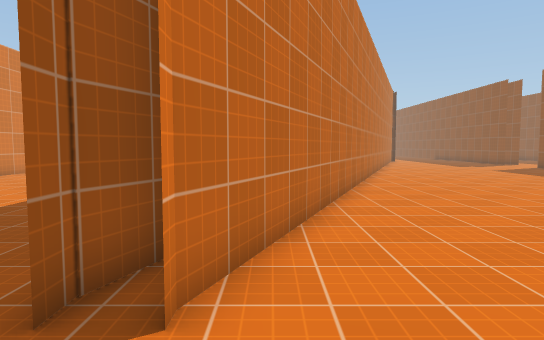
View 1 (above)

24 first-person views from a walk through a scene from a Unity 3-D project. The camera is 1.4 m above the floor, tilts 4° down and sees 75° across. The floor is counted in squares, 1 m on a side. Each view is taken from the middle of a square. On the plan, view 1 faces up. The plan holds only what a view shows up to about 15 squares ahead; the rest is blank. The place goes on beyond the plan. The player character is not drawn. Surface patterns are stand-ins for the level's own textures.

View 2
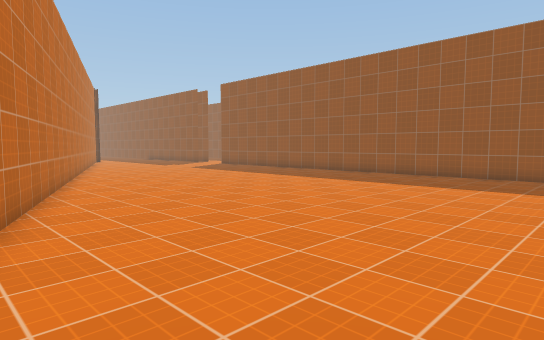

View 3
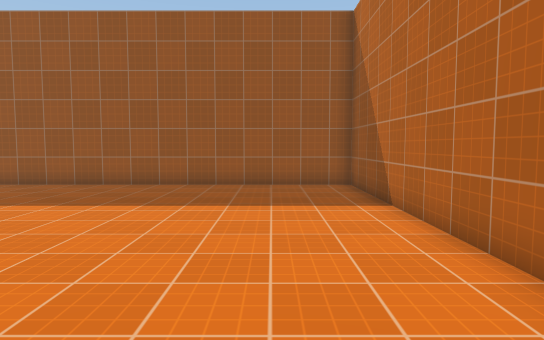

View 4
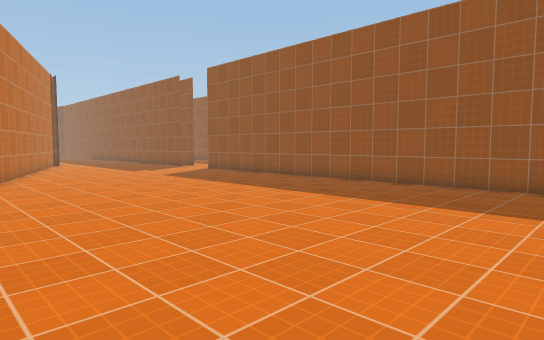

View 5
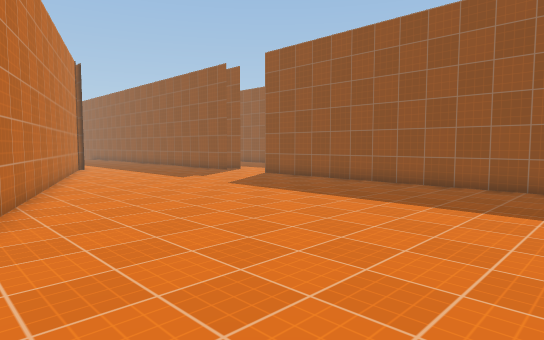

View 6
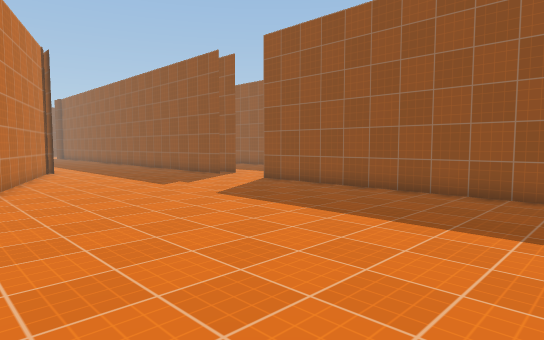

View 7
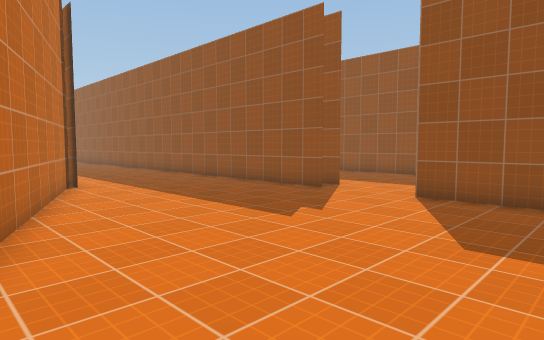

View 8
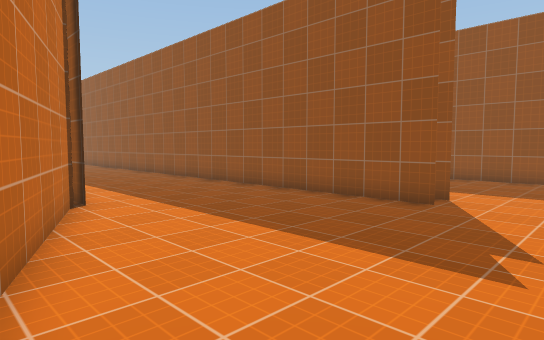

View 9
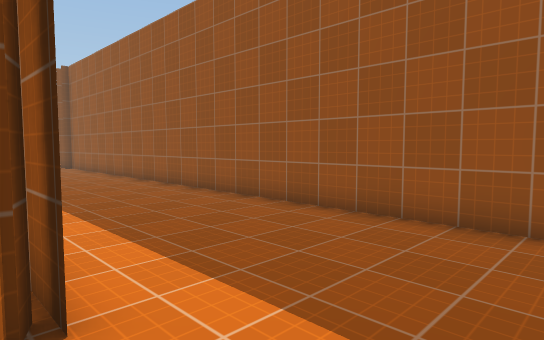

View 10
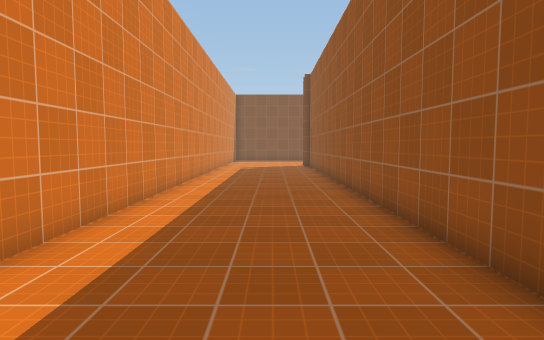

View 11
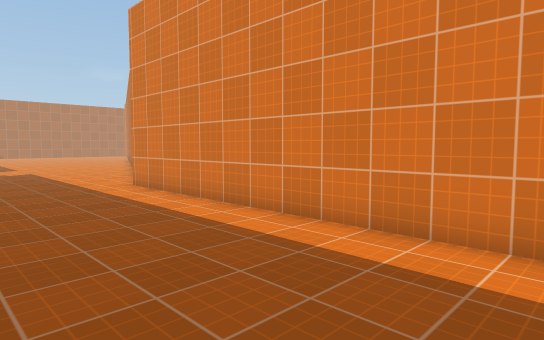

View 12
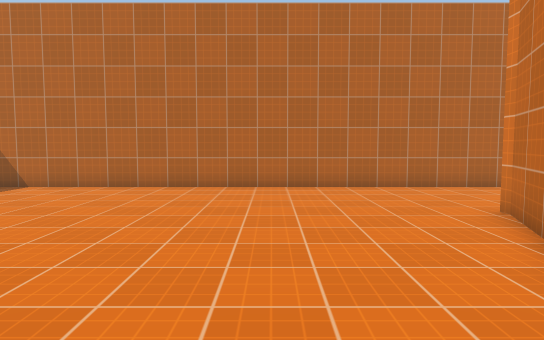

View 13
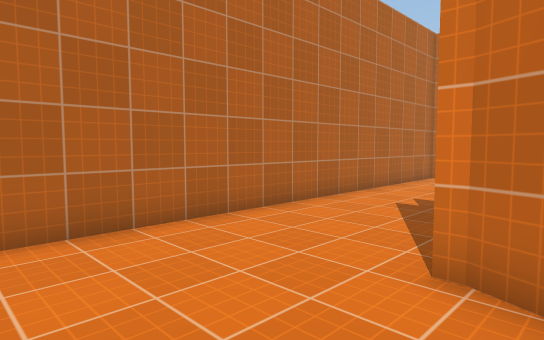

View 14
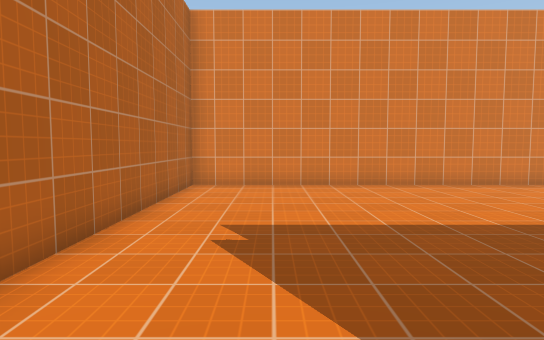

View 15
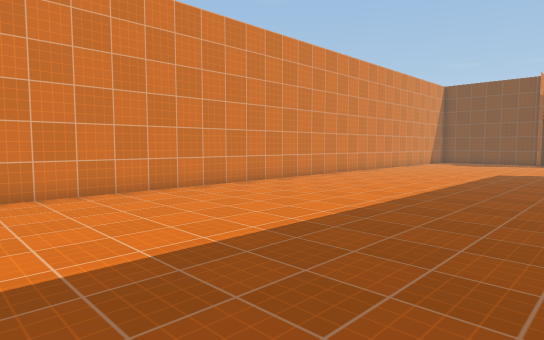

View 16
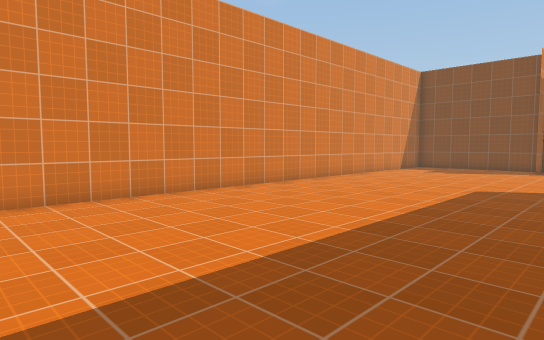

View 17
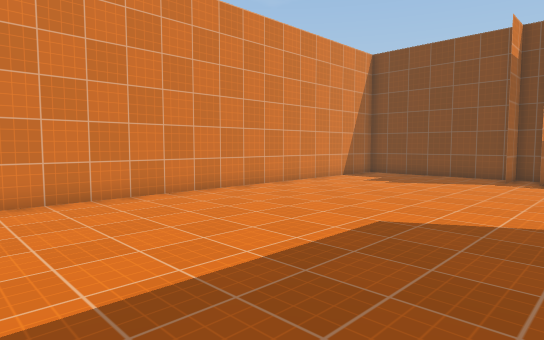

View 18
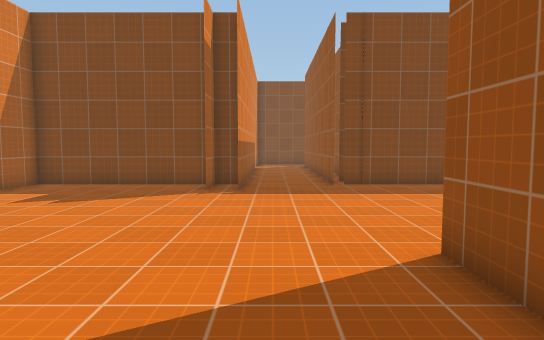

View 19
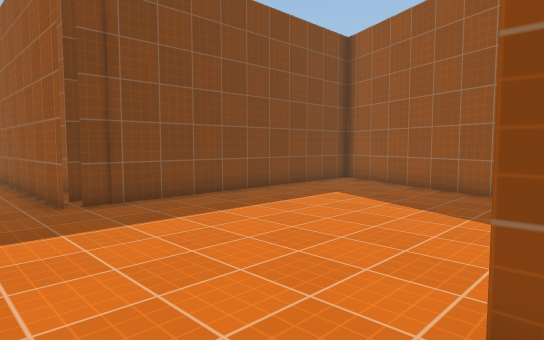

View 20
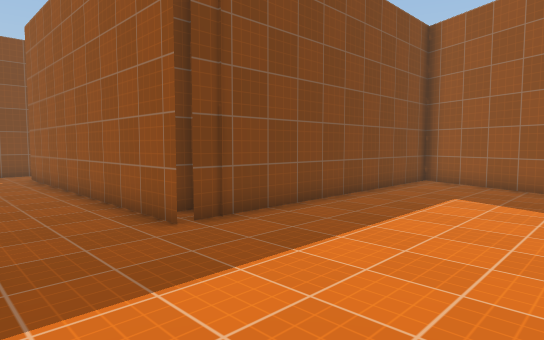

View 21
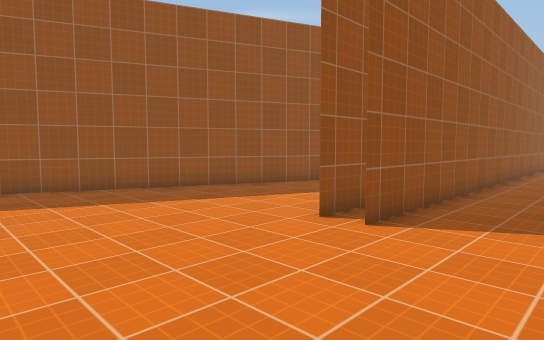

View 22
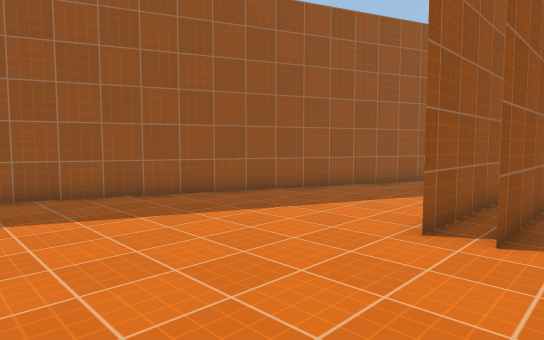

View 23
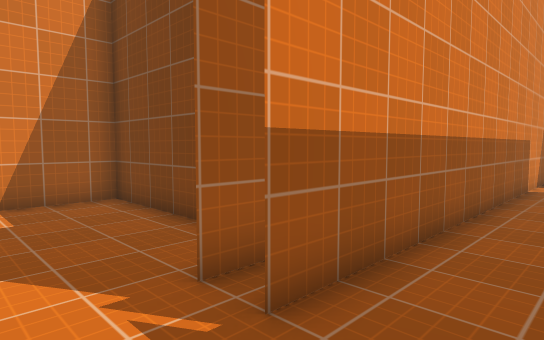

View 24
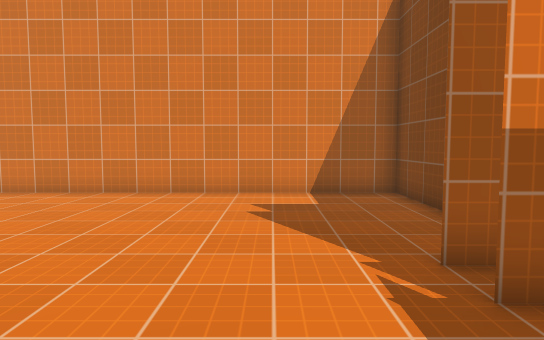

### Floor plan
Points are (right, up) in squares from view 1. A wall is a line through its corners. A room is listed if a view was taken in it or the views show most of it. See-through windows are left out.
Room 1 (views 1, 2, 3, 4, 5, 6, 7, 8, 9, 10, 11, 12, 13, 14, 15, 16, 17, 18, 19, 20, 21, 22, 23, 24)
walls: (2.5, 14) (9.2, 30.6) (-1.5, 30.6); (-1.8, 9.9) (-1.8, 22.6); (-1.3, 4.3) (-1.8, 3.1) (-1.8, 2.5); (-1.8, 30.5) (-1.8, 41.9); (-0.7, 31.6) (-1.5, 31.6); (16.5, 25) (16.5, 43.1); (-5.1, 30.6) (-12.4, 30.6) (-12.4, -1.8) (16.5, -1.8) (16.5, 22); (10.6, 31.3) (-0.8, 2.9) (-0.8, 2.5); (-5, 42.8) (-5, 28.9); (10.7, 43.1) (10.7, 30.8)

Where each view was taken, in squares from view 1:
view 1: 0 up, 0 right, facing up
view 2: 0 up, 0 right, facing up-right
view 3: 1 up, 4 right, facing right
view 4: 4 up, 4 right, facing up-right
view 5: 9 up, 4 right, facing up-right
view 6: 11 up, 6 right, facing up-right
view 7: 18 up, 7 right, facing up-right
view 8: 22 up, 8 right, facing up-right
view 9: 28 up, 10 right, facing up-right
view 10: 28 up, 14 right, facing up
view 11: 43 up, 16 right, facing down-left
view 12: 10 up, 4 right, facing down
view 13: 4 up, 3 right, facing down-left
view 14: 1 up, 0 right, facing left
view 15: 1 up, 2 left, facing up-left
view 16: 8 up, 3 left, facing up-left
view 17: 14 up, 3 left, facing up-left
view 18: 18 up, 4 left, facing up
view 19: 22 up, 4 left, facing up-right
view 20: 25 up, 5 left, facing up-right
view 21: 28 up, 5 left, facing down-right
view 22: 28 up, 3 left, facing down-right
view 23: 27 up, 3 left, facing up-left
view 24: 27 up, 2 left, facing left
